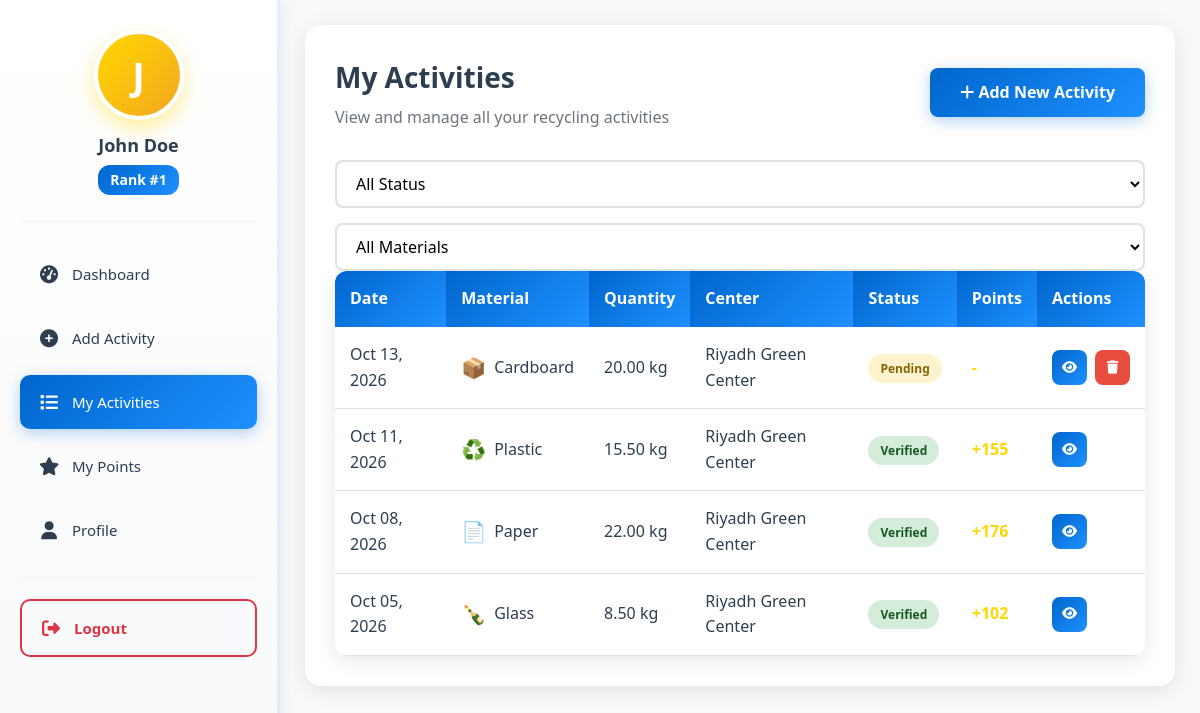
The app's page /user/my_activities.php (signed in) with its own data.
### tables this page shows
CREATE TABLE users (
    id INT AUTO_INCREMENT PRIMARY KEY,
    username VARCHAR(50) UNIQUE NOT NULL,
    email VARCHAR(100) UNIQUE NOT NULL,
    password VARCHAR(255) NOT NULL,
    full_name VARCHAR(100) NOT NULL,
    phone VARCHAR(20),
    address TEXT,
    role ENUM('user', 'admin') DEFAULT 'user',
    points INT DEFAULT 0,
    rank INT DEFAULT 0,
    profile_image VARCHAR(255) DEFAULT 'default-avatar.png',
    verified TINYINT(1) DEFAULT 0,
    created_at TIMESTAMP DEFAULT CURRENT_TIMESTAMP,
    updated_at TIMESTAMP DEFAULT CURRENT_TIMESTAMP ON UPDATE CURRENT_TIMESTAMP
);

CREATE TABLE activities (
    id INT AUTO_INCREMENT PRIMARY KEY,
    user_id INT NOT NULL,
    material_type VARCHAR(50) NOT NULL,
    quantity DECIMAL(10,2) NOT NULL,
    unit VARCHAR(20) NOT NULL,
    recycling_center_id INT,
    description TEXT,
    points_earned INT DEFAULT 0,
    status ENUM('pending', 'verified', 'rejected') DEFAULT 'pending',
    activity_date DATE NOT NULL,
    verified_by INT,
    verified_at TIMESTAMP NULL,
    created_at TIMESTAMP DEFAULT CURRENT_TIMESTAMP,
    FOREIGN KEY (user_id) REFERENCES users(id) ON DELETE CASCADE,
    FOREIGN KEY (verified_by) REFERENCES users(id) ON DELETE SET NULL,
    FOREIGN KEY (recycling_center_id) REFERENCES recycling_centers(id) ON DELETE SET NULL
);

CREATE TABLE recycling_centers (
    id INT AUTO_INCREMENT PRIMARY KEY,
    name VARCHAR(100) NOT NULL,
    address TEXT NOT NULL,
    latitude DECIMAL(10, 8),
    longitude DECIMAL(11, 8),
    phone VARCHAR(20),
    email VARCHAR(100),
    working_hours VARCHAR(100),
    accepted_materials TEXT,
    rating DECIMAL(3,2) DEFAULT 0,
    total_reviews INT DEFAULT 0,
    status ENUM('active', 'inactive') DEFAULT 'active',
    created_at TIMESTAMP DEFAULT CURRENT_TIMESTAMP
);

### includes/functions.php (called while the page is built, shortened)
<?php
function getMaterialIcon($material) {
    $icons = [
        'plastic' => '♻️',
        'paper' => '📄',
        'glass' => '🍾',
        'metal' => '🔩',
        'electronics' => '💻',
        'organic' => '🌱',
        'cardboard' => '📦'
    ];
    return $icons[strtolower($material)] ?? '♻️';
}
?>

### user/my_activities.php (the view, shortened to what this page needs)
<?php
require_once '../includes/dashboard_header.php';
$user_id = $_SESSION['user_id'];
$filter_status = isset($_GET['status']) ? sanitizeInput($_GET['status']) : 'all';
$filter_material = isset($_GET['material']) ? sanitizeInput($_GET['material']) : 'all';
$query = "SELECT a.*, rc.name as center_name FROM activities a
          LEFT JOIN recycling_centers rc ON a.recycling_center_id = rc.id
          WHERE a.user_id = $user_id";
$query .= " ORDER BY a.created_at DESC";
$activities = $conn->query($query);
?>
<div class="dashboard-layout">
    <aside class="dashboard-sidebar">
        <?php include 'sidebar.php'; ?>
    </aside>
    <main class="dashboard-main">
        <div class="activities-table-container">
            <div class="table-header">
                <div>
                    <h2 style="font-size: 28px; font-weight: 700; color: var(--text-dark); margin-bottom: 5px;">My Activities</h2>
                    <p style="color: var(--text-light);">View and manage all your recycling activities</p>
                </div>
                <a href="add_activity.php" class="btn btn-primary">
                    <i class="fas fa-plus"></i> Add New Activity
                </a>
            </div>
            <div class="table-filters">
                <select class="filter-select" onchange="window.location.href='?status=' + this.value + '&material=<?php echo $filter_material; ?>'">
                    <option value="all" <?php echo $filter_status === 'all' ? 'selected' : ''; ?>>All Status</option>
                </select>
                <select class="filter-select" onchange="window.location.href='?status=<?php echo $filter_status; ?>&material=' + this.value">
                    <option value="all" <?php echo $filter_material === 'all' ? 'selected' : ''; ?>>All Materials</option>
                </select>
            </div>
            <?php if ($activities->num_rows > 0): ?>
                <table>
                    <thead>
                        <tr>
                            <th>Date</th>
                            <th>Material</th>
                            <th>Quantity</th>
                            <th>Center</th>
                            <th>Status</th>
                            <th>Points</th>
                            <th>Actions</th>
                        </tr>
                    </thead>
                    <tbody>
                        <?php while($activity = $activities->fetch_assoc()): ?>
                            <tr>
                                <td><?php echo date('M d, Y', strtotime($activity['activity_date'])); ?></td>
                                <td>
                                    <div style="display: flex; align-items: center; gap: 8px;">
                                        <span style="font-size: 20px;"><?php echo getMaterialIcon($activity['material_type']); ?></span>
                                        <?php echo ucfirst($activity['material_type']); ?>
                                    </div>
                                </td>
                                <td><?php echo $activity['quantity']; ?> <?php echo $activity['unit']; ?></td>
                                <td><?php echo $activity['center_name'] ?: '-'; ?></td>
                                <td>
                                    <span class="status-badge status-<?php echo $activity['status']; ?>">
                                        <?php echo ucfirst($activity['status']); ?>
                                    </span>
                                </td>
                                <td>
                                    <strong style="color: var(--primary-gold);">
                                        <?php echo $activity['status'] === 'verified' ? '+' . $activity['points_earned'] : '-'; ?>
                                    </strong>
                                </td>
                                <td>
                                    <div class="action-buttons">
                                        <button class="btn-icon btn-edit" title="View Details">
                                            <i class="fas fa-eye"></i>
                                        </button>
                                        <?php if ($activity['status'] === 'pending'): ?>
                                            <button class="btn-icon btn-delete" title="Delete">
                                                <i class="fas fa-trash"></i>
                                            </button>
                                        <?php endif; ?>
                                    </div>
                                </td>
                            </tr>
                        <?php endwhile; ?>
                    </tbody>
                </table>
            <?php endif; ?>
        </div>
    </main>
</div>
</div>
</body>
</html>

### user/sidebar.php
<?php
$user_query = $conn->query("SELECT * FROM users WHERE id = " . $_SESSION['user_id']);
$user = $user_query->fetch_assoc();
$current_page = basename($_SERVER['PHP_SELF']);
?>
<div class="user-profile">
    <div class="user-avatar-large">
        <?php echo strtoupper(substr($user['username'], 0, 1)); ?>
    </div>
    <div class="user-info">
        <h3><?php echo htmlspecialchars($user['full_name']); ?></h3>
        <p class="user-rank">Rank #<?php echo $user['rank'] ?: 'Unranked'; ?></p>
    </div>
</div>
<ul class="dashboard-nav">
    <li><a href="dashboard.php" class="<?php echo $current_page == 'dashboard.php' ? 'active' : ''; ?>">
        <i class="fas fa-tachometer-alt"></i>
        <span>Dashboard</span>
    </a></li>
    <li><a href="add_activity.php" class="<?php echo $current_page == 'add_activity.php' ? 'active' : ''; ?>">
        <i class="fas fa-plus-circle"></i>
        <span>Add Activity</span>
    </a></li>
    <li><a href="my_activities.php" class="<?php echo $current_page == 'my_activities.php' ? 'active' : ''; ?>">
        <i class="fas fa-list"></i>
        <span>My Activities</span>
    </a></li>
    <li><a href="my_points.php" class="<?php echo $current_page == 'my_points.php' ? 'active' : ''; ?>">
        <i class="fas fa-star"></i>
        <span>My Points</span>
    </a></li>
    <li><a href="profile.php" class="<?php echo $current_page == 'profile.php' ? 'active' : ''; ?>">
        <i class="fas fa-user"></i>
        <span>Profile</span>
    </a></li>
</ul>
<div class="sidebar-logout">
    <a href="<?php echo SITE_URL; ?>/auth/logout.php">
        <i class="fas fa-sign-out-alt"></i>
        <span>Logout</span>
    </a>
</div>

### assets/css/global.css (style rules this page uses)
* { margin: 0; padding: 0; box-sizing: border-box; }
:root { --primary-gold: #FFD700; --secondary-gold: #F4A720; --primary-blue: #0066CC; --secondary-blue: #1E90FF; --dark-blue: #003D82; --accent-green: #28A745; --accent-purple: #6F42C1; --dark-bg: #1A1A2E; --light-bg: #F8F9FA; --white: #FFFFFF; --text-dark: #2C3E50; --text-light: #6C757D; --shadow: rgba(0, 0, 0, 0.1); --gradient-gold: linear-gradient(135deg, #FFD700 0%, #F4A720 100%); --gradient-blue: linear-gradient(135deg, #0066CC 0%, #1E90FF 100%); --gradient-mixed: linear-gradient(135deg, #FFD700 0%, #0066CC 50%, #6F42C1 100%); }
body { font-family: 'Segoe UI', Tahoma, Geneva, Verdana, sans-serif; background-color: var(--light-bg); color: var(--text-dark); line-height: 1.6; margin: 0; padding: 0; overflow-x: hidden; }
.btn { padding: 12px 30px; border: none; border-radius: 8px; font-size: 16px; font-weight: 600; cursor: pointer; transition: all 0.3s ease; text-decoration: none; display: inline-block; }
.btn-primary { background: var(--gradient-blue); color: var(--white); box-shadow: 0 4px 15px rgba(0, 102, 204, 0.3); }
input[type="text"], input[type="email"], input[type="password"], input[type="number"], input[type="date"], select, textarea { width: 100%; padding: 12px 15px; border: 2px solid #E0E0E0; border-radius: 8px; font-size: 16px; transition: all 0.3s ease; font-family: inherit; }
table { width: 100%; border-collapse: collapse; background: var(--white); border-radius: 12px; overflow: hidden; box-shadow: 0 4px 20px var(--shadow); }
th { background: var(--gradient-blue); color: var(--white); padding: 15px; text-align: left; font-weight: 600; }
td { padding: 15px; border-bottom: 1px solid #E0E0E0; }

### assets/css/dashboard.css (style rules this page uses)
.dashboard-layout { display: flex; min-height: 100vh; width: 100%; }
.dashboard-sidebar { background: linear-gradient(180deg, #FFFFFF 0%, #F8F9FA 100%); padding: 30px 20px; box-shadow: 2px 0 15px rgba(0, 0, 0, 0.08); position: fixed; width: 280px; height: 100vh; overflow-y: auto; left: 0; top: 0; border-right: 3px solid rgba(0, 102, 204, 0.1); z-index: 100; }
.sidebar-logout { margin-top: 20px; padding-top: 20px; border-top: 2px solid var(--light-bg); }
.sidebar-logout a { display: flex; align-items: center; gap: 12px; padding: 15px 18px; border-radius: 10px; color: #DC3545; text-decoration: none; transition: all 0.3s ease; font-weight: 600; font-size: 15px; border: 2px solid #DC3545; }
.sidebar-logout a i { font-size: 18px; width: 22px; text-align: center; }
.user-profile { text-align: center; padding-bottom: 25px; border-bottom: 2px solid var(--light-bg); margin-bottom: 25px; }
.user-avatar-large { width: 90px; height: 90px; border-radius: 50%; background: var(--gradient-gold); margin: 0 auto 15px; display: flex; align-items: center; justify-content: center; font-size: 38px; color: var(--white); font-weight: 700; box-shadow: 0 8px 20px rgba(255, 215, 0, 0.4); border: 4px solid var(--white); }
.user-info h3 { font-size: 18px; margin-bottom: 8px; color: var(--text-dark); font-weight: 700; line-height: 1.2; }
.user-rank { font-size: 14px; color: var(--white); background: var(--gradient-blue); padding: 4px 12px; border-radius: 12px; display: inline-block; font-weight: 600; }
.dashboard-nav { list-style: none; }
.dashboard-nav li { margin-bottom: 10px; }
.dashboard-nav a { display: flex; align-items: center; gap: 12px; padding: 15px 18px; border-radius: 10px; color: var(--text-dark); text-decoration: none; transition: all 0.3s ease; font-weight: 500; font-size: 15px; position: relative; }
.dashboard-nav a span { flex: 1; }
.dashboard-nav a i { font-size: 18px; width: 22px; text-align: center; flex-shrink: 0; }
.dashboard-nav a.active { background: var(--gradient-blue); color: var(--white); box-shadow: 0 4px 15px rgba(0, 102, 204, 0.3); }
.dashboard-nav a.active i { color: var(--white); }
.dashboard-main { flex: 1; min-height: 100vh; margin-left: 280px; padding: 25px; width: calc(100% - 280px); background: var(--light-bg); }

### includes/dashboard_header.php (style rules this page uses)
body { margin: 0; padding: 0; overflow-x: hidden; }

### records on screen
users: username "J", full_name "John Doe", rank "1"
activities: activity_date "Oct 13, 2026", material_type "📦", material_type "Cardboard", quantity "20.00", unit "kg", recycling_center.name "Riyadh Green Center", status "Pending"
activities: activity_date "Oct 11, 2026", material_type "♻️", material_type "Plastic", quantity "15.50", unit "kg", recycling_center.name "Riyadh Green Center", status "Verified", points_earned "155"
activities: activity_date "Oct 08, 2026", material_type "📄", material_type "Paper", quantity "22.00", unit "kg", recycling_center.name "Riyadh Green Center", status "Verified", points_earned "176"
activities: activity_date "Oct 05, 2026", material_type "🍾", material_type "Glass", quantity "8.50", unit "kg", recycling_center.name "Riyadh Green Center", status "Verified", points_earned "102"
